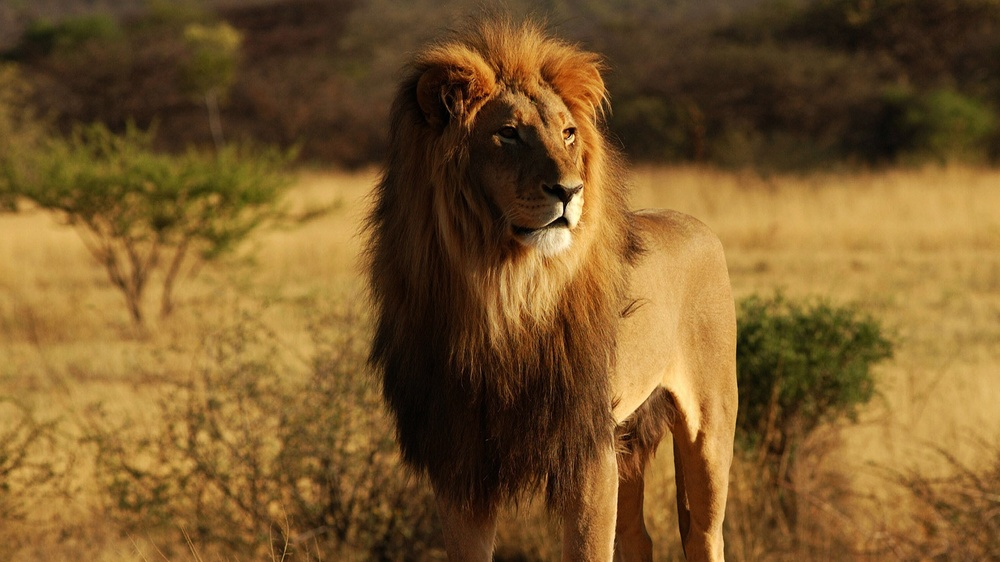
#> input picture lion.jpg, 1000 x 562 px, shrunk from 1920 x 1080 before the run
$ python blendImages.py
#> lines starting #> are read from the running program, lines starting #| are printed output that depends on the picture
import cv2

e1 = cv2.getTickCount()
lion = cv2.imread('lion.jpg', 1)
#> lion is the input picture: shape (562, 1000, 3); mean B, G, R 42.4, 88.7, 121.4
cv2.imshow('lion', lion)

# [15 lines of commented-out code are left out]

b, g, r = cv2.split(lion)
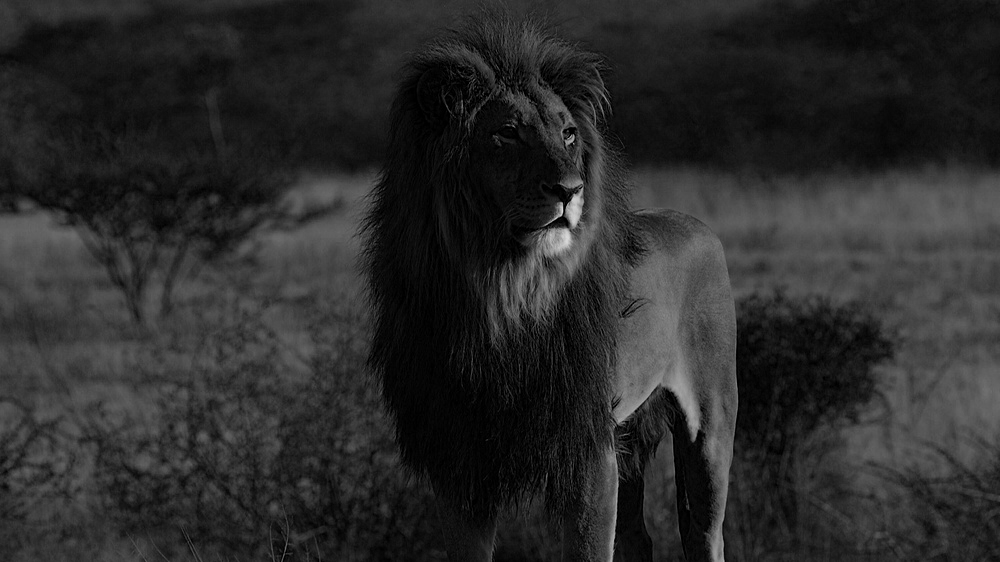
#> b: shape (562, 1000); min 0, max 217, mean 42.4
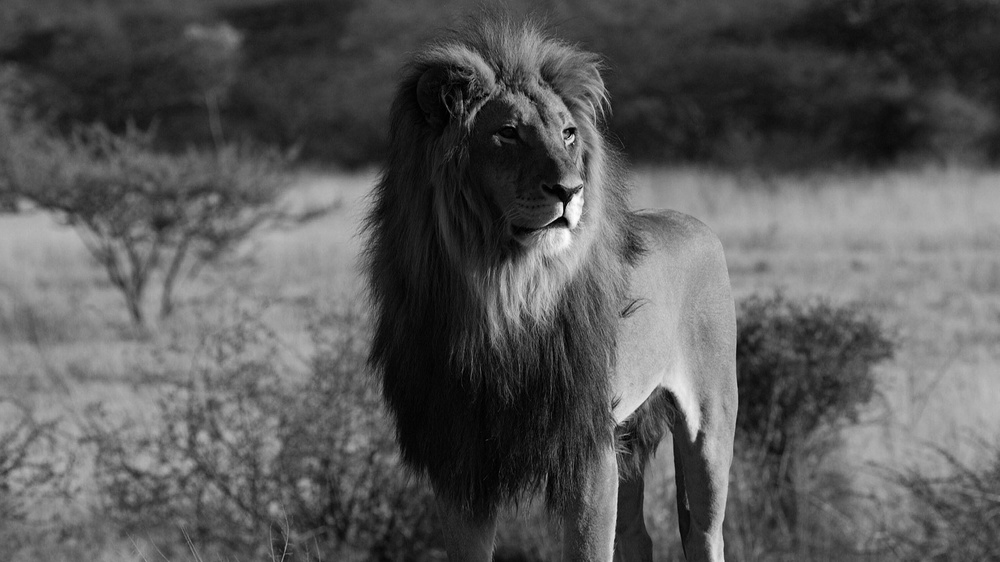
#> g: shape (562, 1000); min 0, max 255, mean 88.7
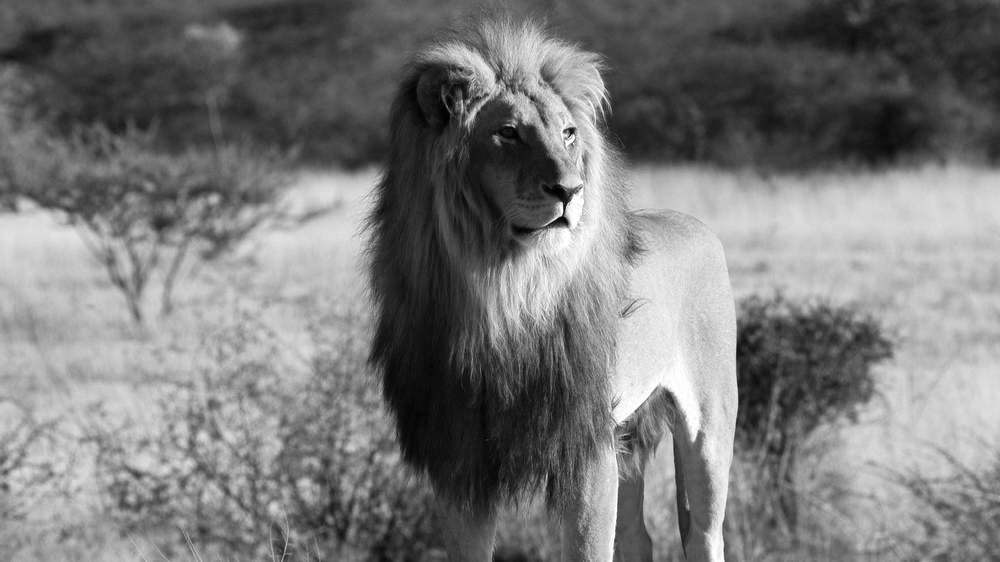
#> r: shape (562, 1000); min 0, max 255, mean 121.4
lion[:, :, 2] = 255
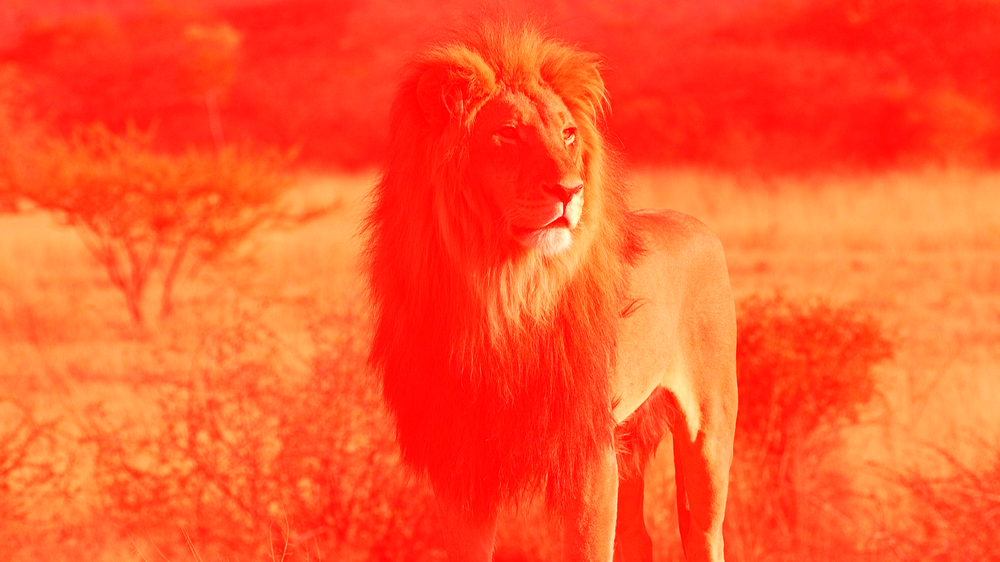
#> lion: shape (562, 1000, 3); mean B, G, R 42.4, 88.7, 255
cv2.imshow('liongreen', lion)
e2 = cv2.getTickCount()
print((e2 - e1) / cv2.getTickFrequency())

if cv2.waitKey(0) & 0xff == 27:
#> (key Esc is pressed here)
    cv2.destroyAllWindows()

$ run again, with blackWhiteGradient.jpg copied over lion.jpg
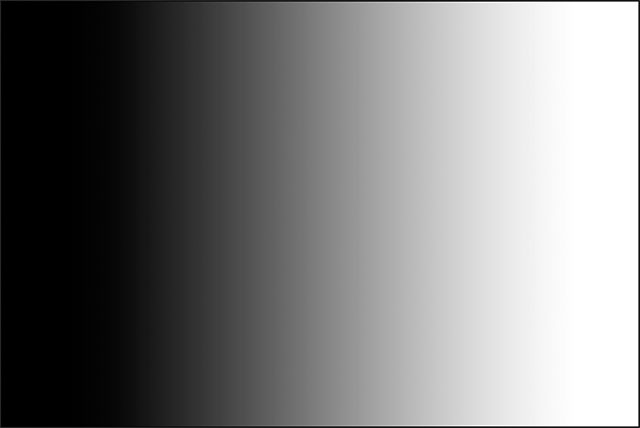
#> input picture blackWhiteGradient.jpg, 640 x 428 px
#> lion is the input picture: shape (428, 640, 3); min 0, max 255, mean 125.2
#> `lion[:, :, 2] = 255`:
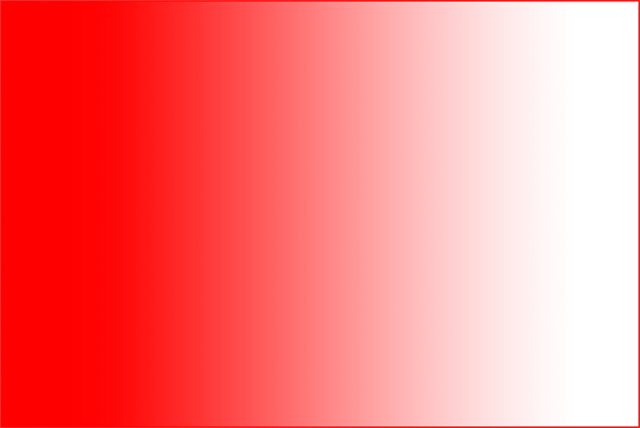
#> lion: shape (428, 640, 3); mean B, G, R 125.2, 125.2, 255

$ run again, with deerJPG.jpg copied over lion.jpg
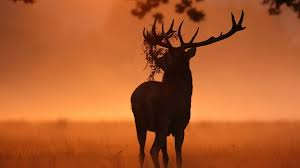
#> input picture deerJPG.jpg, 300 x 168 px
#> lion is the input picture: shape (168, 300, 3); mean B, G, R 43.4, 91.6, 176.8
#> `b, g, r = cv2.split(lion)`:
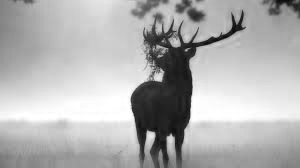
#> r: shape (168, 300); min 3, max 255, mean 176.8
#> `lion[:, :, 2] = 255`:
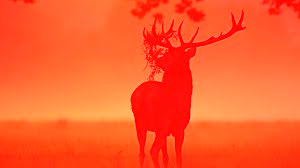
#> lion: shape (168, 300, 3); mean B, G, R 43.4, 91.6, 255

$ run again, with sudokuPaper2.jpg copied over lion.jpg
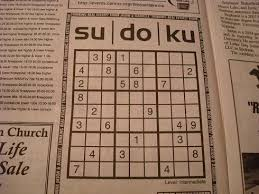
#> input picture sudokuPaper2.jpg, 259 x 194 px
#> lion is the input picture: shape (194, 259, 3); mean B, G, R 100.5, 121.1, 151.5
#> `b, g, r = cv2.split(lion)`:
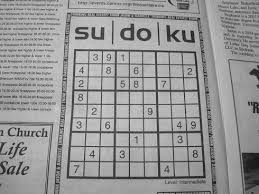
#> r: shape (194, 259); min 15, max 225, mean 151.5
#> `lion[:, :, 2] = 255`:
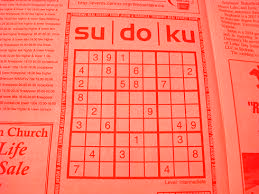
#> lion: shape (194, 259, 3); mean B, G, R 100.5, 121.1, 255
